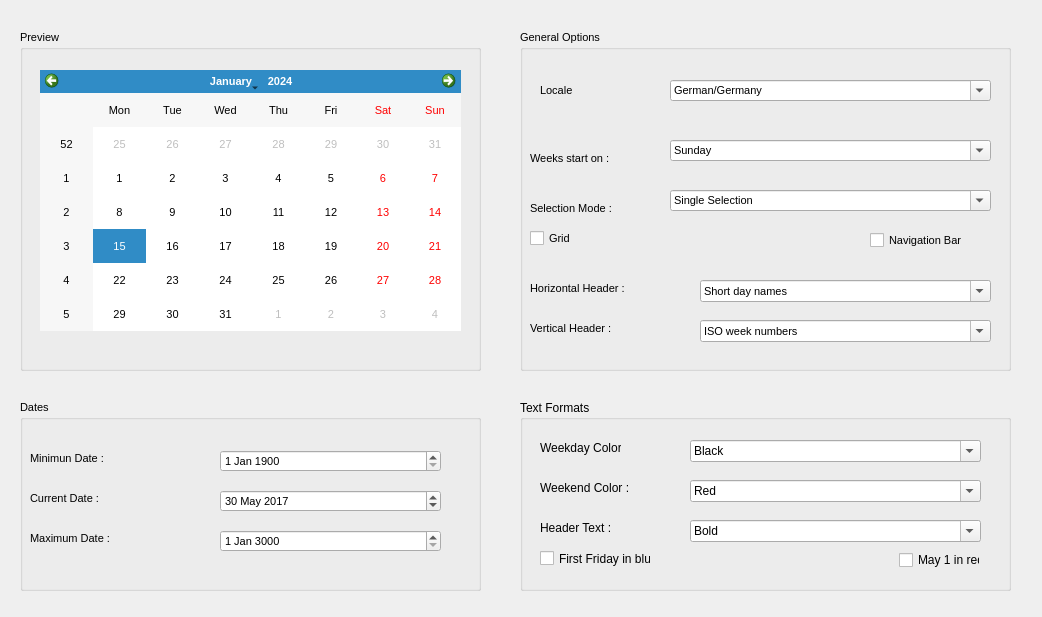
<?xml version="1.0" encoding="UTF-8"?>
<ui version="4.0">
 <class>Form</class>
 <widget class="QWidget" name="Form">
  <property name="geometry">
   <rect>
    <x>0</x>
    <y>0</y>
    <width>1042</width>
    <height>617</height>
   </rect>
  </property>
  <property name="windowTitle">
   <string>Form</string>
  </property>
  <widget class="QGroupBox" name="groupBox1">
   <property name="geometry">
    <rect>
     <x>20</x>
     <y>30</y>
     <width>461</width>
     <height>341</height>
    </rect>
   </property>
   <property name="font">
    <font>
     <pointsize>8</pointsize>
    </font>
   </property>
   <property name="title">
    <string>Preview</string>
   </property>
   <widget class="QCalendarWidget" name="calendarWidget">
    <property name="geometry">
     <rect>
      <x>20</x>
      <y>40</y>
      <width>421</width>
      <height>261</height>
     </rect>
    </property>
   </widget>
  </widget>
  <widget class="QGroupBox" name="groupBox2">
   <property name="geometry">
    <rect>
     <x>20</x>
     <y>400</y>
     <width>461</width>
     <height>191</height>
    </rect>
   </property>
   <property name="font">
    <font>
     <family>MS Shell Dlg 2</family>
     <pointsize>8</pointsize>
     <weight>50</weight>
     <bold>false</bold>
    </font>
   </property>
   <property name="title">
    <string>Dates</string>
   </property>
   <widget class="QDateEdit" name="dateEdit">
    <property name="geometry">
     <rect>
      <x>200</x>
      <y>50</y>
      <width>221</width>
      <height>22</height>
     </rect>
    </property>
    <property name="dateTime">
     <datetime>
      <hour>0</hour>
      <minute>0</minute>
      <second>0</second>
      <year>1900</year>
      <month>1</month>
      <day>1</day>
     </datetime>
    </property>
   </widget>
   <widget class="QDateEdit" name="dateEdit_3">
    <property name="geometry">
     <rect>
      <x>200</x>
      <y>90</y>
      <width>221</width>
      <height>22</height>
     </rect>
    </property>
    <property name="dateTime">
     <datetime>
      <hour>0</hour>
      <minute>0</minute>
      <second>0</second>
      <year>2017</year>
      <month>5</month>
      <day>30</day>
     </datetime>
    </property>
   </widget>
   <widget class="QDateEdit" name="dateEdit_2">
    <property name="geometry">
     <rect>
      <x>200</x>
      <y>130</y>
      <width>221</width>
      <height>22</height>
     </rect>
    </property>
    <property name="dateTime">
     <datetime>
      <hour>0</hour>
      <minute>0</minute>
      <second>0</second>
      <year>3000</year>
      <month>1</month>
      <day>1</day>
     </datetime>
    </property>
   </widget>
   <widget class="QLabel" name="label">
    <property name="geometry">
     <rect>
      <x>10</x>
      <y>50</y>
      <width>121</width>
      <height>16</height>
     </rect>
    </property>
    <property name="text">
     <string>Minimun Date :</string>
    </property>
   </widget>
   <widget class="QLabel" name="label_2">
    <property name="geometry">
     <rect>
      <x>10</x>
      <y>90</y>
      <width>121</width>
      <height>16</height>
     </rect>
    </property>
    <property name="text">
     <string>Current Date :</string>
    </property>
   </widget>
   <widget class="QLabel" name="label_3">
    <property name="geometry">
     <rect>
      <x>10</x>
      <y>130</y>
      <width>121</width>
      <height>16</height>
     </rect>
    </property>
    <property name="text">
     <string>Maximum Date :</string>
    </property>
   </widget>
  </widget>
  <widget class="QGroupBox" name="groupBox3">
   <property name="geometry">
    <rect>
     <x>520</x>
     <y>30</y>
     <width>491</width>
     <height>341</height>
    </rect>
   </property>
   <property name="font">
    <font>
     <pointsize>8</pointsize>
    </font>
   </property>
   <property name="title">
    <string>General Options</string>
   </property>
   <widget class="QLabel" name="label_4">
    <property name="geometry">
     <rect>
      <x>20</x>
      <y>50</y>
      <width>111</width>
      <height>21</height>
     </rect>
    </property>
    <property name="text">
     <string>Locale</string>
    </property>
   </widget>
   <widget class="QComboBox" name="comboBox">
    <property name="geometry">
     <rect>
      <x>150</x>
      <y>50</y>
      <width>321</width>
      <height>21</height>
     </rect>
    </property>
    <property name="font">
     <font>
      <pointsize>8</pointsize>
     </font>
    </property>
    <property name="editable">
     <bool>true</bool>
    </property>
    <property name="currentText">
     <string>German/Germany</string>
    </property>
   </widget>
   <widget class="QComboBox" name="comboBox_2">
    <property name="geometry">
     <rect>
      <x>150</x>
      <y>110</y>
      <width>321</width>
      <height>21</height>
     </rect>
    </property>
    <property name="editable">
     <bool>true</bool>
    </property>
    <property name="currentText">
     <string>Sunday</string>
    </property>
   </widget>
   <widget class="QComboBox" name="comboBox_3">
    <property name="geometry">
     <rect>
      <x>150</x>
      <y>160</y>
      <width>321</width>
      <height>21</height>
     </rect>
    </property>
    <property name="editable">
     <bool>true</bool>
    </property>
    <property name="currentText">
     <string>Single Selection</string>
    </property>
   </widget>
   <widget class="QCheckBox" name="checkBox">
    <property name="geometry">
     <rect>
      <x>350</x>
      <y>200</y>
      <width>121</width>
      <height>21</height>
     </rect>
    </property>
    <property name="text">
     <string>Navigation Bar</string>
    </property>
   </widget>
   <widget class="QLabel" name="label_5">
    <property name="geometry">
     <rect>
      <x>10</x>
      <y>120</y>
      <width>121</width>
      <height>16</height>
     </rect>
    </property>
    <property name="text">
     <string>Weeks start on :</string>
    </property>
   </widget>
   <widget class="QLabel" name="label_6">
    <property name="geometry">
     <rect>
      <x>10</x>
      <y>170</y>
      <width>121</width>
      <height>16</height>
     </rect>
    </property>
    <property name="text">
     <string>Selection Mode :</string>
    </property>
   </widget>
   <widget class="QCheckBox" name="checkBox_2">
    <property name="geometry">
     <rect>
      <x>10</x>
      <y>200</y>
      <width>70</width>
      <height>17</height>
     </rect>
    </property>
    <property name="text">
     <string>Grid </string>
    </property>
   </widget>
   <widget class="QLabel" name="label_7">
    <property name="geometry">
     <rect>
      <x>10</x>
      <y>250</y>
      <width>151</width>
      <height>16</height>
     </rect>
    </property>
    <property name="text">
     <string>Horizontal Header :</string>
    </property>
   </widget>
   <widget class="QLabel" name="label_8">
    <property name="geometry">
     <rect>
      <x>10</x>
      <y>290</y>
      <width>131</width>
      <height>16</height>
     </rect>
    </property>
    <property name="text">
     <string>Vertical Header :</string>
    </property>
   </widget>
   <widget class="QComboBox" name="comboBox_4">
    <property name="geometry">
     <rect>
      <x>180</x>
      <y>250</y>
      <width>291</width>
      <height>22</height>
     </rect>
    </property>
    <property name="editable">
     <bool>true</bool>
    </property>
    <property name="currentText">
     <string>Short day names</string>
    </property>
   </widget>
   <widget class="QComboBox" name="comboBox_5">
    <property name="geometry">
     <rect>
      <x>180</x>
      <y>290</y>
      <width>291</width>
      <height>22</height>
     </rect>
    </property>
    <property name="editable">
     <bool>true</bool>
    </property>
    <property name="currentText">
     <string>ISO week numbers</string>
    </property>
   </widget>
  </widget>
  <widget class="QGroupBox" name="groupBox4">
   <property name="geometry">
    <rect>
     <x>520</x>
     <y>400</y>
     <width>491</width>
     <height>191</height>
    </rect>
   </property>
   <property name="title">
    <string>Text Formats</string>
   </property>
   <widget class="QLabel" name="label_9">
    <property name="geometry">
     <rect>
      <x>20</x>
      <y>40</y>
      <width>81</width>
      <height>16</height>
     </rect>
    </property>
    <property name="text">
     <string>Weekday Color :</string>
    </property>
   </widget>
   <widget class="QLabel" name="label_10">
    <property name="geometry">
     <rect>
      <x>20</x>
      <y>80</y>
      <width>91</width>
      <height>16</height>
     </rect>
    </property>
    <property name="text">
     <string>Weekend Color :</string>
    </property>
   </widget>
   <widget class="QLabel" name="label_11">
    <property name="geometry">
     <rect>
      <x>20</x>
      <y>120</y>
      <width>81</width>
      <height>16</height>
     </rect>
    </property>
    <property name="text">
     <string>Header Text :</string>
    </property>
   </widget>
   <widget class="QCheckBox" name="checkBox_3">
    <property name="geometry">
     <rect>
      <x>20</x>
      <y>150</y>
      <width>111</width>
      <height>17</height>
     </rect>
    </property>
    <property name="text">
     <string>First Friday in blue</string>
    </property>
   </widget>
   <widget class="QComboBox" name="comboBox_6">
    <property name="geometry">
     <rect>
      <x>170</x>
      <y>40</y>
      <width>291</width>
      <height>22</height>
     </rect>
    </property>
    <property name="editable">
     <bool>true</bool>
    </property>
    <property name="currentText">
     <string>Black</string>
    </property>
   </widget>
   <widget class="QComboBox" name="comboBox_7">
    <property name="geometry">
     <rect>
      <x>170</x>
      <y>80</y>
      <width>291</width>
      <height>22</height>
     </rect>
    </property>
    <property name="editable">
     <bool>true</bool>
    </property>
    <property name="currentText">
     <string>Red</string>
    </property>
   </widget>
   <widget class="QComboBox" name="comboBox_8">
    <property name="geometry">
     <rect>
      <x>170</x>
      <y>120</y>
      <width>291</width>
      <height>22</height>
     </rect>
    </property>
    <property name="editable">
     <bool>true</bool>
    </property>
    <property name="currentText">
     <string>Bold</string>
    </property>
   </widget>
   <widget class="QCheckBox" name="checkBox_4">
    <property name="geometry">
     <rect>
      <x>379</x>
      <y>150</y>
      <width>81</width>
      <height>20</height>
     </rect>
    </property>
    <property name="text">
     <string>May 1 in red</string>
    </property>
   </widget>
  </widget>
 </widget>
 <resources/>
 <connections/>
</ui>
